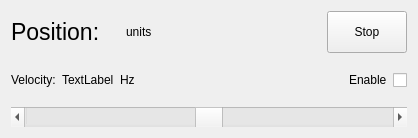
<?xml version="1.0" encoding="UTF-8"?>
<ui version="4.0">
 <class>Form</class>
 <widget class="QWidget" name="Form">
  <property name="geometry">
   <rect>
    <x>0</x>
    <y>0</y>
    <width>418</width>
    <height>138</height>
   </rect>
  </property>
  <property name="windowTitle">
   <string>Form</string>
  </property>
  <layout class="QGridLayout" name="gridLayout_2">
   <item row="0" column="0">
    <layout class="QVBoxLayout" name="verticalLayout">
     <item>
      <layout class="QHBoxLayout" name="horizontalLayout">
       <item>
        <widget class="QLabel" name="position_label">
         <property name="sizePolicy">
          <sizepolicy hsizetype="Fixed" vsizetype="Preferred">
           <horstretch>0</horstretch>
           <verstretch>0</verstretch>
          </sizepolicy>
         </property>
         <property name="font">
          <font>
           <pointsize>17</pointsize>
          </font>
         </property>
         <property name="text">
          <string>Position:</string>
         </property>
        </widget>
       </item>
       <item>
        <widget class="QLabel" name="position">
         <property name="font">
          <font>
           <pointsize>18</pointsize>
          </font>
         </property>
        </widget>
       </item>
       <item>
        <widget class="QLabel" name="unit">
         <property name="sizePolicy">
          <sizepolicy hsizetype="Preferred" vsizetype="Preferred">
           <horstretch>1</horstretch>
           <verstretch>0</verstretch>
          </sizepolicy>
         </property>
         <property name="text">
          <string>units</string>
         </property>
        </widget>
       </item>
       <item>
        <widget class="QPushButton" name="velocity_zero">
         <property name="sizePolicy">
          <sizepolicy hsizetype="Maximum" vsizetype="Minimum">
           <horstretch>0</horstretch>
           <verstretch>0</verstretch>
          </sizepolicy>
         </property>
         <property name="text">
          <string>Stop</string>
         </property>
        </widget>
       </item>
      </layout>
     </item>
    </layout>
   </item>
   <item row="3" column="0">
    <widget class="QScrollBar" name="velocity">
     <property name="minimumSize">
      <size>
       <width>0</width>
       <height>20</height>
      </size>
     </property>
     <property name="minimum">
      <number>-100000</number>
     </property>
     <property name="maximum">
      <number>100000</number>
     </property>
     <property name="pageStep">
      <number>100</number>
     </property>
     <property name="orientation">
      <enum>Qt::Horizontal</enum>
     </property>
    </widget>
   </item>
   <item row="1" column="0">
    <layout class="QHBoxLayout" name="horizontalLayout_2">
     <item>
      <widget class="QLabel" name="velocity_label">
       <property name="sizePolicy">
        <sizepolicy hsizetype="Fixed" vsizetype="Preferred">
         <horstretch>0</horstretch>
         <verstretch>0</verstretch>
        </sizepolicy>
       </property>
       <property name="text">
        <string>Velocity:</string>
       </property>
      </widget>
     </item>
     <item>
      <widget class="QLabel" name="velocity_out">
       <property name="sizePolicy">
        <sizepolicy hsizetype="Fixed" vsizetype="Preferred">
         <horstretch>0</horstretch>
         <verstretch>0</verstretch>
        </sizepolicy>
       </property>
       <property name="text">
        <string>TextLabel</string>
       </property>
      </widget>
     </item>
     <item>
      <widget class="QLabel" name="unit_out">
       <property name="sizePolicy">
        <sizepolicy hsizetype="Preferred" vsizetype="Fixed">
         <horstretch>1</horstretch>
         <verstretch>0</verstretch>
        </sizepolicy>
       </property>
       <property name="text">
        <string>Hz</string>
       </property>
      </widget>
     </item>
     <item>
      <widget class="QLabel" name="enable_lbael">
       <property name="sizePolicy">
        <sizepolicy hsizetype="Fixed" vsizetype="Preferred">
         <horstretch>0</horstretch>
         <verstretch>0</verstretch>
        </sizepolicy>
       </property>
       <property name="text">
        <string>Enable</string>
       </property>
      </widget>
     </item>
     <item>
      <widget class="QCheckBox" name="enable">
       <property name="sizePolicy">
        <sizepolicy hsizetype="Maximum" vsizetype="Minimum">
         <horstretch>0</horstretch>
         <verstretch>0</verstretch>
        </sizepolicy>
       </property>
       <property name="text">
        <string/>
       </property>
      </widget>
     </item>
    </layout>
   </item>
  </layout>
 </widget>
 <resources/>
 <connections/>
</ui>
